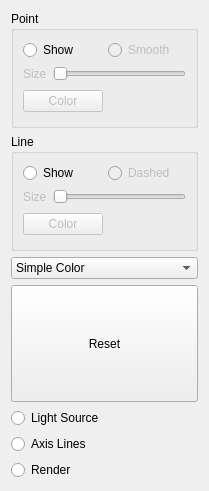
           <widget class="QWidget" name="scrollAreaWidgetContents">
            <property name="geometry">
             <rect>
              <x>0</x>
              <y>0</y>
              <width>209</width>
              <height>491</height>
             </rect>
            </property>
            <layout class="QVBoxLayout" name="verticalLayout_4">
             <item>
              <widget class="QGroupBox" name="groupBox_5">
               <property name="title">
                <string>Point</string>
               </property>
               <layout class="QVBoxLayout" name="verticalLayout_7">
                <item>
                 <layout class="QHBoxLayout" name="horizontalLayout_24">
                  <item>
                   <widget class="QRadioButton" name="ShowVertex">
                    <property name="text">
                     <string>Show</string>
                    </property>
                   </widget>
                  </item>
                  <item>
                   <widget class="QRadioButton" name="SmoothPoints_2">
                    <property name="enabled">
                     <bool>false</bool>
                    </property>
                    <property name="text">
                     <string>Smooth</string>
                    </property>
                   </widget>
                  </item>
                 </layout>
                </item>
                <item>
                 <layout class="QHBoxLayout" name="horizontalLayout_20" stretch="0,1">
                  <item>
                   <widget class="CustomLabel" name="label_26">
                    <property name="enabled">
                     <bool>false</bool>
                    </property>
                    <property name="text">
                     <string>Size</string>
                    </property>
                   </widget>
                  </item>
                  <item>
                   <widget class="QSlider" name="PointSize_2">
                    <property name="enabled">
                     <bool>false</bool>
                    </property>
                    <property name="sizePolicy">
                     <sizepolicy hsizetype="Preferred" vsizetype="Fixed">
                      <horstretch>0</horstretch>
                      <verstretch>0</verstretch>
                     </sizepolicy>
                    </property>
                    <property name="minimum">
                     <number>1</number>
                    </property>
                    <property name="maximum">
                     <number>100</number>
                    </property>
                    <property name="orientation">
                     <enum>Qt::Horizontal</enum>
                    </property>
                   </widget>
                  </item>
                 </layout>
                </item>
                <item>
                 <layout class="QHBoxLayout" name="horizontalLayout_21" stretch="1,1">
                  <item>
                   <widget class="QPushButton" name="DotsColor_2">
                    <property name="enabled">
                     <bool>false</bool>
                    </property>
                    <property name="text">
                     <string>Color</string>
                    </property>
                   </widget>
                  </item>
                  <item>
                   <widget class="CustomLabel" name="l_PointColor">
                    <property name="enabled">
                     <bool>false</bool>
                    </property>
                    <property name="text">
                     <string/>
                    </property>
                   </widget>
                  </item>
                 </layout>
                </item>
               </layout>
              </widget>
             </item>
             <item>
              <widget class="QGroupBox" name="groupBox_6">
               <property name="title">
                <string>Line</string>
               </property>
               <layout class="QVBoxLayout" name="verticalLayout_9">
                <item>
                 <layout class="QHBoxLayout" name="horizontalLayout_25">
                  <item>
                   <widget class="QRadioButton" name="showLines">
                    <property name="enabled">
                     <bool>true</bool>
                    </property>
                    <property name="text">
                     <string>Show</string>
                    </property>
                   </widget>
                  </item>
                  <item>
                   <widget class="QRadioButton" name="DashedLines_2">
                    <property name="enabled">
                     <bool>false</bool>
                    </property>
                    <property name="text">
                     <string>Dashed</string>
                    </property>
                   </widget>
                  </item>
                 </layout>
                </item>
                <item>
                 <layout class="QHBoxLayout" name="horizontalLayout_23" stretch="0,1">
                  <item>
                   <widget class="CustomLabel" name="label_27">
                    <property name="enabled">
                     <bool>false</bool>
                    </property>
                    <property name="text">
                     <string>Size</string>
                    </property>
                   </widget>
                  </item>
                  <item>
                   <widget class="QSlider" name="LineWidth_2">
                    <property name="enabled">
                     <bool>false</bool>
                    </property>
                    <property name="sizePolicy">
                     <sizepolicy hsizetype="Preferred" vsizetype="Fixed">
                      <horstretch>0</horstretch>
                      <verstretch>0</verstretch>
                     </sizepolicy>
                    </property>
                    <property name="minimum">
                     <number>1</number>
                    </property>
                    <property name="maximum">
                     <number>20</number>
                    </property>
                    <property name="orientation">
                     <enum>Qt::Horizontal</enum>
                    </property>
                    <property name="tickPosition">
                     <enum>QSlider::NoTicks</enum>
                    </property>
                   </widget>
                  </item>
                 </layout>
                </item>
                <item>
                 <layout class="QHBoxLayout" name="horizontalLayout_22" stretch="1,1">
                  <item>
                   <widget class="QPushButton" name="LinesColor_2">
                    <property name="enabled">
                     <bool>false</bool>
                    </property>
                    <property name="text">
                     <string>Color</string>
                    </property>
                   </widget>
                  </item>
                  <item>
                   <widget class="CustomLabel" name="l_ObjectColor">
                    <property name="enabled">
                     <bool>false</bool>
                    </property>
                    <property name="text">
                     <string/>
                    </property>
                   </widget>
                  </item>
                 </layout>
                </item>
               </layout>
              </widget>
             </item>
             <item>
              <widget class="QComboBox" name="cb_RenderTechnique">
               <item>
                <property name="text">
                 <string>Simple Color</string>
                </property>
               </item>
               <item>
                <property name="text">
                 <string>Simple Texture</string>
                </property>
               </item>
               <item>
                <property name="text">
                 <string>Light Color</string>
                </property>
               </item>
               <item>
                <property name="text">
                 <string>Light Texture</string>
                </property>
               </item>
              </widget>
             </item>
             <item>
              <widget class="QPushButton" name="btn_ResetObject">
               <property name="sizePolicy">
                <sizepolicy hsizetype="Minimum" vsizetype="Minimum">
                 <horstretch>0</horstretch>
                 <verstretch>0</verstretch>
                </sizepolicy>
               </property>
               <property name="text">
                <string>Reset</string>
               </property>
              </widget>
             </item>
             <item>
              <widget class="QRadioButton" name="tg_LightSource">
               <property name="text">
                <string>Light Source</string>
               </property>
              </widget>
             </item>
             <item>
              <widget class="QRadioButton" name="toggle_AxisLines">
               <property name="text">
                <string>Axis Lines</string>
               </property>
              </widget>
             </item>
             <item>
              <widget class="QRadioButton" name="tb_Render">
               <property name="text">
                <string>Render</string>
               </property>
              </widget>
             </item>
            </layout>
           </widget>
